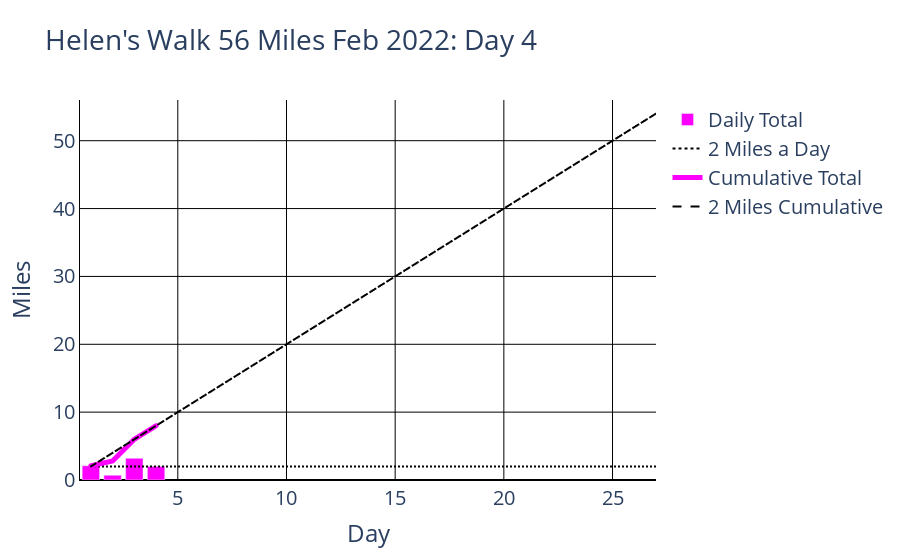

Here is the notebook cell this chart was saved with:
### Code cell
# create figure
title = str(name_str + "'s Walk 56 Miles Feb 2022: Day " + str(int(num_of_days)))
y_axis_max = max(sum(daily_miles_list), 56)
fig = go.Figure()
fig.update_layout(plot_bgcolor='white')
fig.update_xaxes(showline=True, showgrid=True, gridcolor='black', linecolor='black')
fig.update_yaxes(showline=True, showgrid=True, gridcolor='black', linecolor='black', zeroline=True, zerolinecolor='black')
fig.update_layout(xaxis_title='Day', yaxis_title='Miles', font={'size': 20}, title=title)
fig.add_trace(go.Bar(x=list_of_numbers, y=daily_miles_list, marker={'color': 'magenta'}, name='Daily Total', showlegend=True))
fig.add_trace(go.Scattergl(x=x_axis, y=y_axis_constant, mode='lines', line={'color': 'black', 'dash': 'dot'}, name='2 Miles a Day', showlegend=True))
fig.add_trace(go.Scattergl(x=list_of_numbers, y=cumulative_miles_daily, mode='lines', line={'color': 'magenta', 'width': 5}, name='Cumulative Total', showlegend=True))
fig.add_trace(go.Scattergl(x=x_axis, y=y_axis_cumulative, mode='lines', line={'color': 'black', 'dash': 'dash'}, name='2 Miles Cumulative', showlegend=True))
fig.update_layout(yaxis_range=[0, y_axis_max])
fig.show()

### Figure 1 — Plotly figure (JSON) as saved in the notebook; plotly's stock layout.template omitted (floating-point values rounded to 4 significant figures)
{"data": [{"marker": {"color": "magenta"}, "name": "Daily Total", "showlegend": true, "type": "bar", "x": [1, 2, 3, 4], "y": [2.1, 0.7, 3.2, 2]}, {"line": {"color": "black", "dash": "dot"}, "mode": "lines", "name": "2 Miles a Day", "showlegend": true, "type": "scattergl", "x": [1, 2, 3, 4, 5, 6, 7, 8, 9, 10, 11, 12, 13, 14, 15, 16, 17, 18, 19, 20, 21, 22, 23, 24, 25, 26, 27], "y": [2, 2, 2, 2, 2, 2, 2, 2, 2, 2, 2, 2, 2, 2, 2, 2, 2, 2, 2, 2, 2, 2, 2, 2, 2, 2, 2, 2]}, {"line": {"color": "magenta", "width": 5}, "mode": "lines", "name": "Cumulative Total", "showlegend": true, "type": "scattergl", "x": [1, 2, 3, 4], "y": [2.1, 2.8, 6, 8]}, {"line": {"color": "black", "dash": "dash"}, "mode": "lines", "name": "2 Miles Cumulative", "showlegend": true, "type": "scattergl", "x": [1, 2, 3, 4, 5, 6, 7, 8, 9, 10, 11, 12, 13, 14, 15, 16, 17, 18, 19, 20, 21, 22, 23, 24, 25, 26, 27], "y": [2, 4, 6, 8, 10, 12, 14, 16, 18, 20, 22, 24, 26, 28, 30, 32, 34, 36, 38, 40, 42, 44, 46, 48, 50, 52, 54]}], "layout": {"font": {"size": 20}, "plot_bgcolor": "white", "title": {"text": "Helen's Walk 56 Miles Feb 2022: Day 4"}, "xaxis": {"gridcolor": "black", "linecolor": "black", "showgrid": true, "showline": true, "title": {"text": "Day"}}, "yaxis": {"gridcolor": "black", "linecolor": "black", "range": [0, 56], "showgrid": true, "showline": true, "title": {"text": "Miles"}, "zeroline": true, "zerolinecolor": "black"}}}
